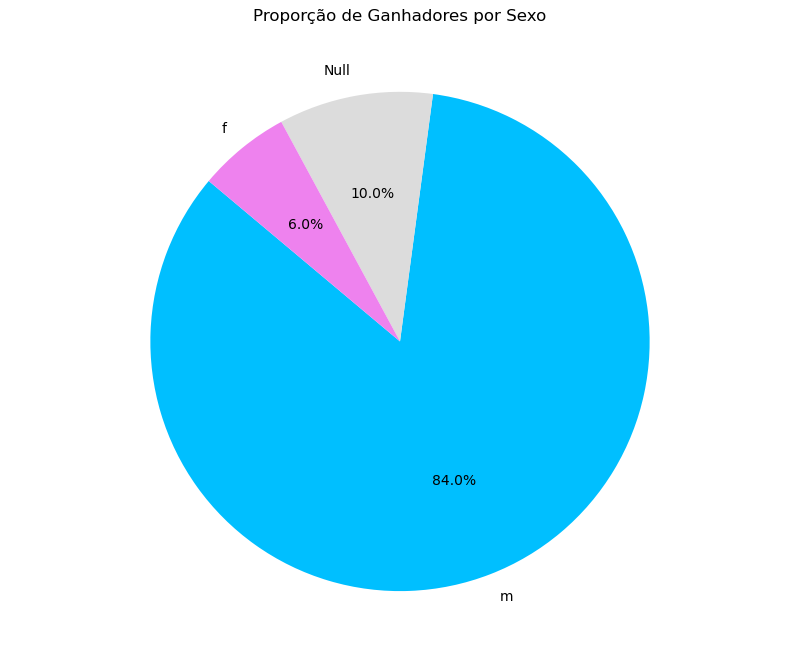

This figure's Python source:
import pandas as pd
import matplotlib.pyplot as plt

# Caminho do arquivo
caminho_arquivo = 'C:/Users/lsoliveira/Documents/H2Club_teste/atividade1/resultado_query/consulta_sexo_proporcao.csv'

# Lendo o arquivo CSV
df_sexo = pd.read_csv(caminho_arquivo)

# Substituindo "NaN" por "Null"
df_sexo['Sexo'].fillna('Null', inplace=True)

# Removendo a linha com o valor "Total"
df_sexo = df_sexo[df_sexo['Sexo'] != 'Total']

# Criando o gráfico de pizza
plt.figure(figsize=(8, 8))
plt.pie(df_sexo['Percentual'], labels=df_sexo['Sexo'], autopct='%1.1f%%', startangle=140, colors=['#00BFFF', '#DCDCDC', '#EE82EE', '#FFCC99'])
plt.title('Proporção de Ganhadores por Sexo')
plt.tight_layout()

# Mostra o gráfico
plt.show()
